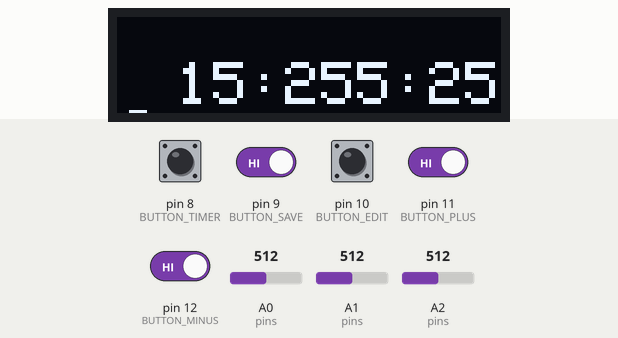
The sketch below on a simulated Arduino Uno, built with avr-gcc and run on an emulated ATmega328P. Parts: 128×32 one-colour display. The inputs (shaded band) are chosen by the test bench; at power-on: pin 8 (BUTTON_TIMER), pin 9 (BUTTON_SAVE), pin 10 (BUTTON_EDIT), pin 11 (BUTTON_PLUS), pin 12 (BUTTON_MINUS) HIGH, A0 (pins) = 512, A1 (pins) = 512, A2 (pins) = 512. EEPROM starts erased; what the sketch prints to the serial monitor is not drawn.

Above: at 1.2 s.
1.3 s: pin 10 (BUTTON_EDIT) pulled LOW for 0.15 s
At 2.6 s:
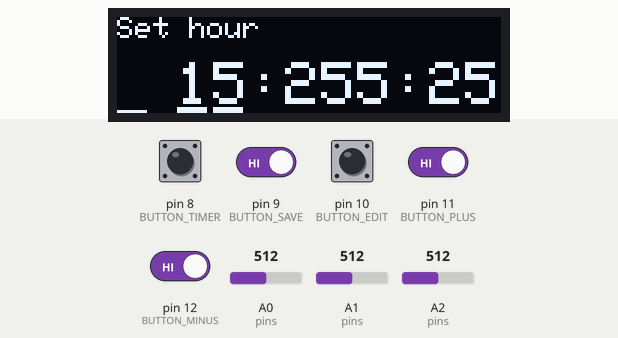
4.2 s: pin 8 (BUTTON_TIMER) pulled LOW for 0.15 s
At 5.4 s:
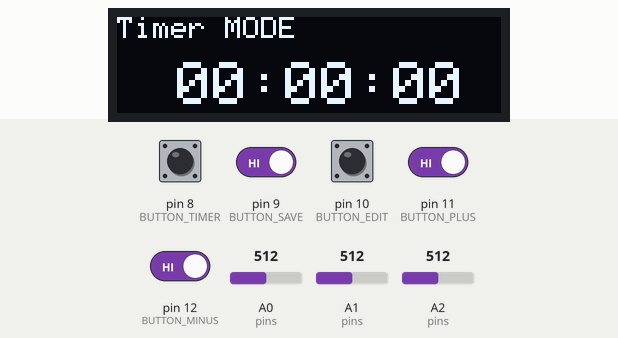
5.8 s: pin 8 (BUTTON_TIMER) pulled LOW for 1 s
At 6.6 s:
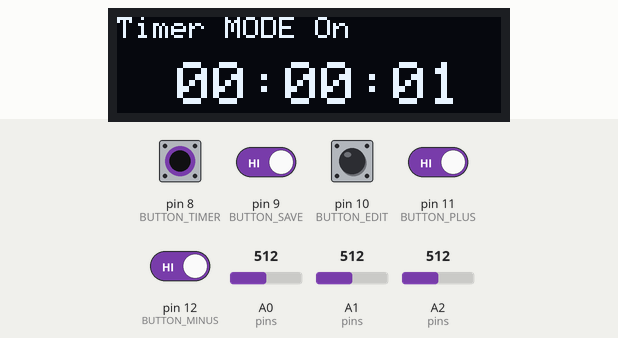
9.8 s: pin 8 (BUTTON_TIMER) pulled LOW for 0.15 s
At 10.8 s:
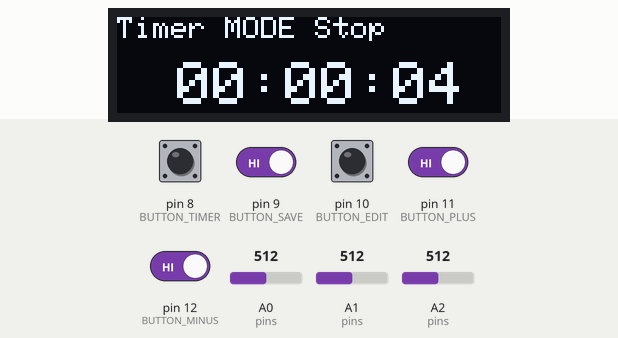
11.4 s: pin 8 (BUTTON_TIMER) driven LOW and pin 9 (BUTTON_SAVE) driven LOW and pin 10 (BUTTON_EDIT) driven LOW and pin 11 (BUTTON_PLUS) driven LOW and pin 12 (BUTTON_MINUS) driven LOW
At 12.39 s:
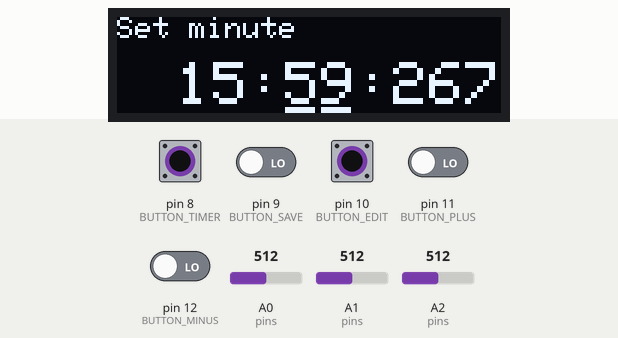
13.6 s: pin 10 (BUTTON_EDIT) pulsed HIGH 5 times (0.12 s each, 0.3 s apart)
At 16.6 s:
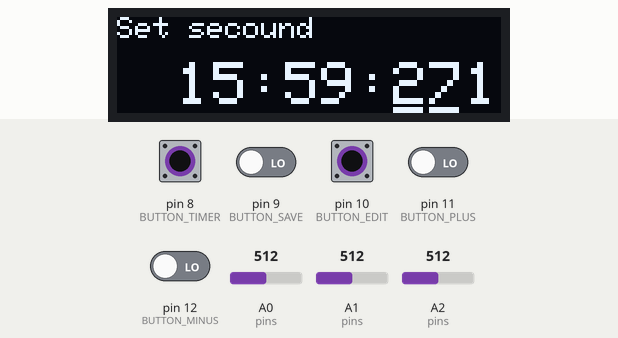
Timing chart, 0 to 17.7 s (numbered marks = the images above; inputs shaded):
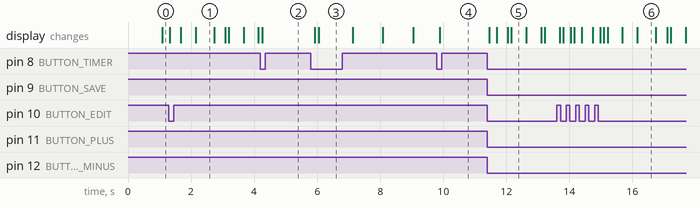

The sketch:

30_0660_1174.ino
```cpp
#include <SPI.h>
#include <Wire.h>
#include <Adafruit_GFX.h>
#include <Adafruit_SSD1306.h>
#include <TimerOne.h>
#include <EEPROM.h>

#define BUTTON_TIMER 8
#define BUTTON_SAVE 9
#define BUTTON_EDIT 10
#define BUTTON_PLUS 11
#define BUTTON_MINUS 12

#define analogZ A0
#define analogY A1
#define analogX A2
bool clockRotation = false;
const unsigned int numAxes = 3;
const unsigned int pins[numAxes] = {analogX, analogY, analogZ};
const unsigned int  bufferSize = 16;
int buffer[numAxes] [bufferSize];
int bufferPos[numAxes] = {0};

unsigned long timer = millis();

int timeUnit = 0;
int timerON = 0;


bool UnderLineWhite = true;
bool LastButtonReadMinus, LastButtonReadPlus, LastButtonReadEdit, LastButtonReadSave , LastButtonReadTimer ;
bool timerun = false;
bool printSave = false;

Adafruit_SSD1306 display = Adafruit_SSD1306(128, 32, &Wire);//
int hour , minute , second, Thour = 0 , Tminute = 0 , Tsecond = 0;

void setup() {
  display.begin(SSD1306_SWITCHCAPVCC, 0x3C);
  Serial.begin(9600);

  //EEPROM
  EEPROM.get(0, hour);//เลข 0 คือตำแหน่งที่เก็บข้อมูล
  EEPROM.get(8, minute);
  EEPROM.get(16, second);

  //Button
  pinMode(BUTTON_TIMER, INPUT_PULLUP);
  pinMode(BUTTON_EDIT, INPUT_PULLUP);
  pinMode(BUTTON_PLUS, INPUT_PULLUP);
  pinMode(BUTTON_MINUS, INPUT_PULLUP);
  pinMode(BUTTON_SAVE, INPUT_PULLUP);


  display.setTextSize(2);
  display.setTextColor(SSD1306_WHITE);
  Timer1.initialize(1000000);
  Timer1.attachInterrupt(count);

  EEPROM.put(0, hour);
  EEPROM.put(8, minute);
  EEPROM.put(16, second);

  hour    = EEPROM.read(0);
  minute  = EEPROM.read(8);
  second  = EEPROM.read(16);
}
void loop() {
  display.clearDisplay();
  CheckButton();

  printtime();
  printUnderLine();
  LineBlink();
  Timer();


  display.display();
  delay(100);

  Serial.println(getX());
  Serial.println(getY());
  Serial.println(getZ());

  if (getZ() < 400)
  {
    clockRotation = true;
  }
  else
  {
    clockRotation = false;
  }
}


void CheckButton()
{
  //  Button Edit
  int buttonReadEdit = digitalRead(BUTTON_EDIT);
  if (buttonReadEdit == LOW && buttonReadEdit != LastButtonReadEdit )
  {
    Serial.println("push");
    timeUnit++;
    if (timeUnit == 4)
    {
      timeUnit = 0;
    }
    //EditButton = true;

  }
  LastButtonReadEdit = buttonReadEdit;

  //  Button Plus
  int buttonReadPlus = digitalRead(BUTTON_PLUS);
  if (buttonReadPlus == LOW && buttonReadPlus != LastButtonReadPlus )
  {
    Serial.println("push");
    Plus();

  }
  LastButtonReadPlus = buttonReadPlus;

  //  Button Minus
  int buttonReadMinus = digitalRead(BUTTON_MINUS);
  if (buttonReadMinus == LOW && buttonReadMinus != LastButtonReadMinus )
  {
    Serial.println("push");
    Minus();
  }
  LastButtonReadMinus = buttonReadMinus;

  //  Button Save
  int buttonReadSave = digitalRead(BUTTON_SAVE);
  if (buttonReadSave == LOW && buttonReadSave != LastButtonReadSave )
  {
    Serial.println("push");
      EEPROM.put(0, hour);
      EEPROM.put(8, minute);
      EEPROM.put(16, second);
  }

  LastButtonReadSave = buttonReadSave;

  //  Button Timer
  int buttonReadTimer = digitalRead(BUTTON_TIMER);
  if (buttonReadTimer == LOW && buttonReadTimer != LastButtonReadTimer )
  {
    Serial.println("timer");
    timerON++;
    if (timerON == 4)
    {
      timerON = 0;
    }
  }
  LastButtonReadTimer = buttonReadTimer;


}


void Timer()
{
  if (clockRotation == true)
  {
    display.setRotation(2);
  }
  else
  {
    display.setRotation(0);
  }
  if (timerON == 0)
  {
    Thour = 0;
    Tminute = 0;
    Tsecond = 0;
  }
  else if (timerON == 1 || timerON == 2 || timerON == 3)
  {
    timerun = true;
    display.clearDisplay();
    display.setCursor(0, 0);
    display.setTextSize(1.5);
    display.setTextColor(WHITE);
    if (timerON == 1)
    {
      display.print("Timer MODE");
    }
    else if (timerON == 2)
    {
      display.print("Timer MODE On");
    }
    else if (timerON == 3)
    {
      display.print("Timer MODE Stop");
    }

    display.setCursor(20, 15);
    display.setTextSize(2);
    display.setTextColor(WHITE);
    if (Thour < 10) {
      display.print("0");
    }
    display.print(Thour);

    display.print(":");
    if (Tminute < 10) {
      display.print("0");
    }
    display.print(Tminute);
    display.print(":");
    if (Tsecond < 10) {
      display.print("0");
    }
    display.print(Tsecond);
  }
  if (timerON == 3)
  {
    timerun = false;
  }
}

void Plus()
{
  if (timeUnit == 1)
  {
    hour++;
    if (hour > 23)
    {
      hour = 0;
    }
  }
  if (timeUnit == 2)
  {
    minute++;
    if (minute > 59)
    {
      minute = 0;
    }
  }
  if (timeUnit == 3)
  {
    second++;
    if (second > 59)
    {
      second = 0;
    }
  }
}

void Minus()
{
  if (timeUnit == 1 && timeUnit != 0 )
  {
    hour--;
    if (hour < 0)
    {
      hour = 23;
    }
  }
  if (timeUnit == 2)
  {
    minute--;
    if (minute < 0)
    {
      minute = 59;
    }
  }
  if (timeUnit == 3)
  {
    second--;
    if (second < 0)
    {
      second = 59;
    }
  }
}

void printtime()
{
  if (clockRotation == true)
  {
    display.setRotation(2);
  }
  else
  {
    display.setRotation(0);
  }
  if (timeUnit != 0)
  {
    if (timeUnit == 1)
    {
      display.setCursor(0, 0);
      display.setTextSize(1.5);
      display.setTextColor(WHITE);
      display.print("Set hour");
    }
    if (timeUnit == 2)
    {
      display.setCursor(0, 0);
      display.setTextSize(1.5);
      display.setTextColor(WHITE);
      display.print("Set minute");
    }
    if (timeUnit == 3)
    {
      display.setCursor(0, 0);
      display.setTextSize(1.5);
      display.setTextColor(WHITE);
      display.print("Set secound");
    }


    display.setCursor(20, 15);
    display.setTextSize(2);
    display.setTextColor(WHITE);
    if (hour < 10) {
      display.print("0");
    }
    display.print(hour);

    display.print(":");
    if (minute < 10) {
      display.print("0");
    }
    display.print(minute);
    display.print(":");
    if (second < 10) {
      display.print("0");
    }
    display.print(second);
  }
  else if (timeUnit == 0) {
    display.clearDisplay();
    display.setCursor(20, 15);
    display.setTextColor(WHITE);
    if (hour < 10) {
      display.print("0");
    }
    display.print(hour);

    display.print(":");
    if (minute < 10) {
      display.print("0");
    }
    display.print(minute);
    display.print(":");
    if (second < 10) {
      display.print("0");
    }
    display.print(second);
  }

}

void printUnderLine()
{
  if (clockRotation == true)
  {
    display.setRotation(2);
  }
  else
  {
    display.setRotation(0);
  }
  Serial.println(UnderLineWhite);
  display.setCursor(20, 18);
  if (timeUnit == 0)
  {
    Serial.println("nooooo");
    display.setTextColor(BLACK);
  }
  else if (UnderLineWhite == true && timeUnit != 0 )
  {
    display.setTextColor(WHITE);
  }
  else if (UnderLineWhite == false && timeUnit != 0 )
  {
    display.setTextColor(BLACK);
  }

  if (timeUnit == 1)
  {
    display.print("__");
  }
  else if (timeUnit == 2)
  {
    display.print("   __");
  }
  else if (timeUnit == 3)
  {
    display.print("      __");
  }
}

void count() {
  second++;
  if (second == 60)
  {
    second = 0;
    minute++;
  }
  if (minute == 60)
  {
    minute = 0;
    hour++;
  }
  hour = hour % 24;

  if (timerON == 2 && timerun == true)
  {
    Tsecond++;
    if (Tsecond == 60)
    {
      Tsecond = 0;
      Tminute++;
    }
    if (Tminute == 60)
    {
      Tminute = 0;
      Thour++;
    }
    Thour = Thour % 24;
  }

}


void LineBlink()
{
  if (millis() - timer >= 500)
  {
    UnderLineWhite = !UnderLineWhite ;
    timer += 500;
  }
}

int getAxis(const int axis)
{
  buffer[axis][bufferPos[axis]] = analogRead(pins[axis]);
  bufferPos[axis] = (bufferPos[axis] + 1) % bufferSize;
  long sum = 0;
  for (unsigned int i = 0; i < bufferSize; i++)
  {
    sum += buffer[axis][i];
  }
  return round(sum / bufferSize);
}

int getX()
{
  return getAxis(0);
}

int getY()
{
  return getAxis(1);
}

int getZ()
{
  return getAxis(2);
}
```

Measured:
- after the input at 1.3 s, the display: first changes at once (image 1 shows a later state)
- after the input at 4.2 s, the display: changes after 0.06 s (image 2)
- after the input at 5.8 s, the display: first changes after 0.13 s (image 3 shows a later state)
- after the input at 9.8 s, the display: changes after 0.08 s (image 4)
- after the input at 11.4 s, the display: first changes after 0.06 s (image 5 shows a later state)
- after the input at 13.6 s, the display: first differs from a run without the input after 0.21 s (image 6 shows a later state)
- what the display in image 1 shows lasts 0.6 s, from 2.1 s to 2.7 s
